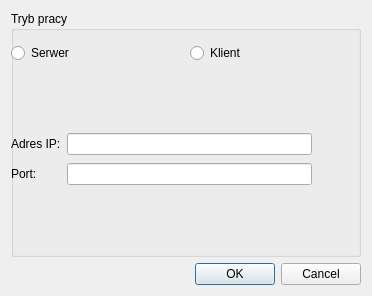
<?xml version="1.0" encoding="UTF-8"?>
<ui version="4.0">
 <class>Dialogsiec</class>
 <widget class="QDialog" name="Dialogsiec">
  <property name="geometry">
   <rect>
    <x>0</x>
    <y>0</y>
    <width>372</width>
    <height>296</height>
   </rect>
  </property>
  <property name="minimumSize">
   <size>
    <width>372</width>
    <height>296</height>
   </size>
  </property>
  <property name="maximumSize">
   <size>
    <width>372</width>
    <height>296</height>
   </size>
  </property>
  <property name="windowTitle">
   <string>Dialog</string>
  </property>
  <layout class="QVBoxLayout" name="verticalLayout_3">
   <item>
    <widget class="QGroupBox" name="trybGroupBox">
     <property name="title">
      <string>Tryb pracy</string>
     </property>
     <widget class="QWidget" name="">
      <property name="geometry">
       <rect>
        <x>0</x>
        <y>30</y>
        <width>351</width>
        <height>24</height>
       </rect>
      </property>
      <layout class="QHBoxLayout" name="horizontalLayout">
       <item>
        <widget class="QRadioButton" name="serwerRadio">
         <property name="text">
          <string>Serwer</string>
         </property>
        </widget>
       </item>
       <item>
        <widget class="QRadioButton" name="klientRadio">
         <property name="text">
          <string>Klient</string>
         </property>
        </widget>
       </item>
      </layout>
     </widget>
     <widget class="QWidget" name="">
      <property name="geometry">
       <rect>
        <x>0</x>
        <y>120</y>
        <width>301</width>
        <height>56</height>
       </rect>
      </property>
      <layout class="QGridLayout" name="gridLayout">
       <item row="0" column="0">
        <widget class="QLabel" name="adresLabel">
         <property name="text">
          <string>Adres IP:</string>
         </property>
        </widget>
       </item>
       <item row="0" column="1">
        <widget class="QLineEdit" name="adresEdit"/>
       </item>
       <item row="1" column="0">
        <widget class="QLabel" name="portLabel">
         <property name="text">
          <string>Port:</string>
         </property>
        </widget>
       </item>
       <item row="1" column="1">
        <widget class="QLineEdit" name="portEdit"/>
       </item>
      </layout>
     </widget>
    </widget>
   </item>
   <item>
    <widget class="QDialogButtonBox" name="buttonBox">
     <property name="orientation">
      <enum>Qt::Horizontal</enum>
     </property>
     <property name="standardButtons">
      <set>QDialogButtonBox::Cancel|QDialogButtonBox::Ok</set>
     </property>
    </widget>
   </item>
  </layout>
 </widget>
 <resources/>
 <connections>
  <connection>
   <sender>buttonBox</sender>
   <signal>accepted()</signal>
   <receiver>Dialogsiec</receiver>
   <slot>accept()</slot>
   <hints>
    <hint type="sourcelabel">
     <x>248</x>
     <y>254</y>
    </hint>
    <hint type="destinationlabel">
     <x>157</x>
     <y>274</y>
    </hint>
   </hints>
  </connection>
  <connection>
   <sender>buttonBox</sender>
   <signal>rejected()</signal>
   <receiver>Dialogsiec</receiver>
   <slot>reject()</slot>
   <hints>
    <hint type="sourcelabel">
     <x>316</x>
     <y>260</y>
    </hint>
    <hint type="destinationlabel">
     <x>286</x>
     <y>274</y>
    </hint>
   </hints>
  </connection>
 </connections>
</ui>
